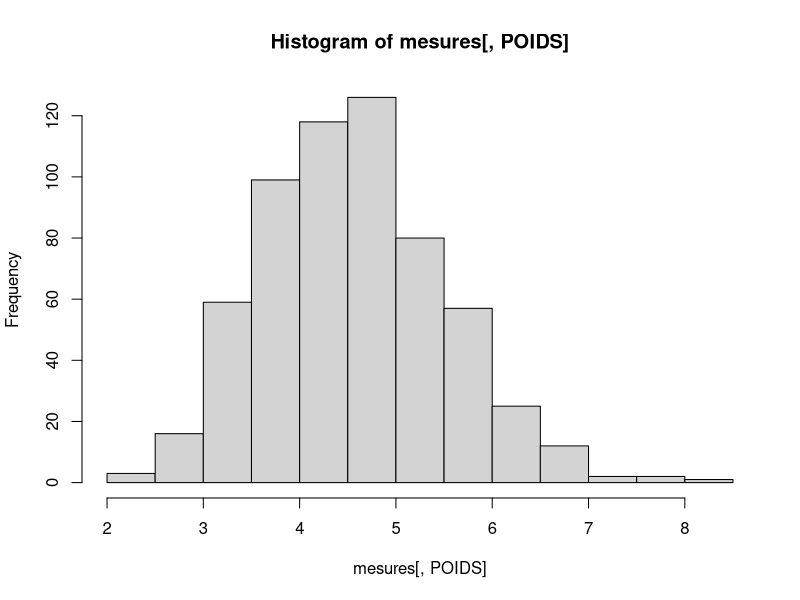
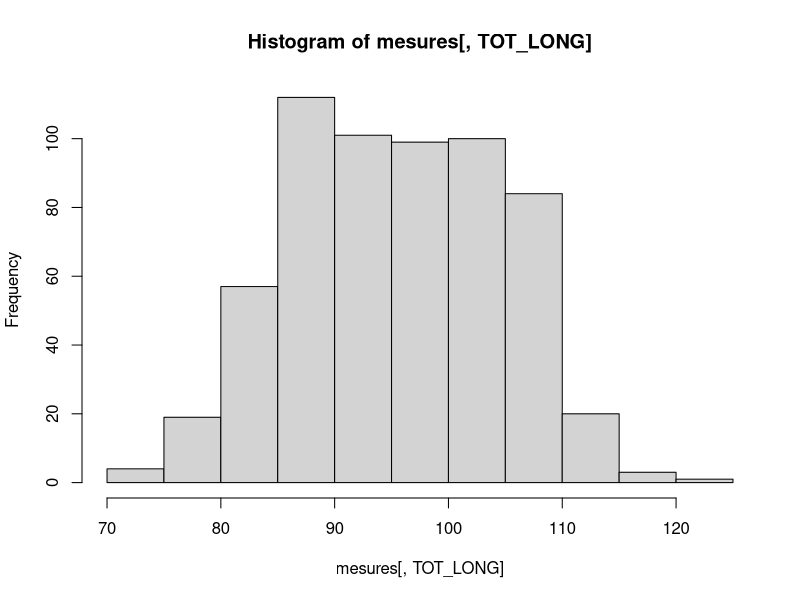
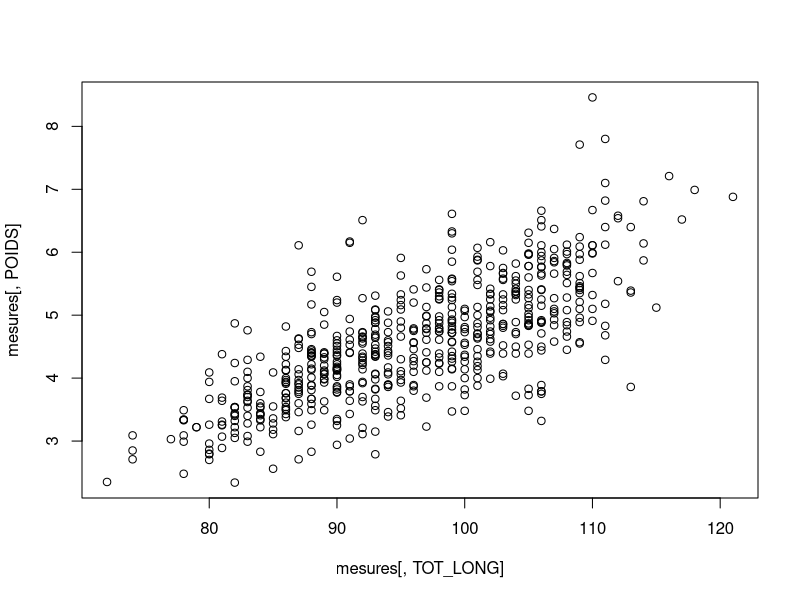
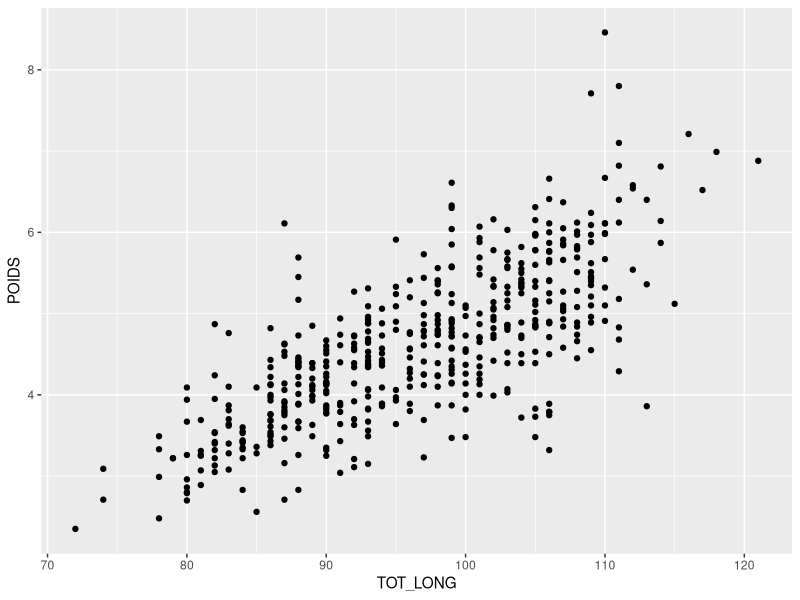
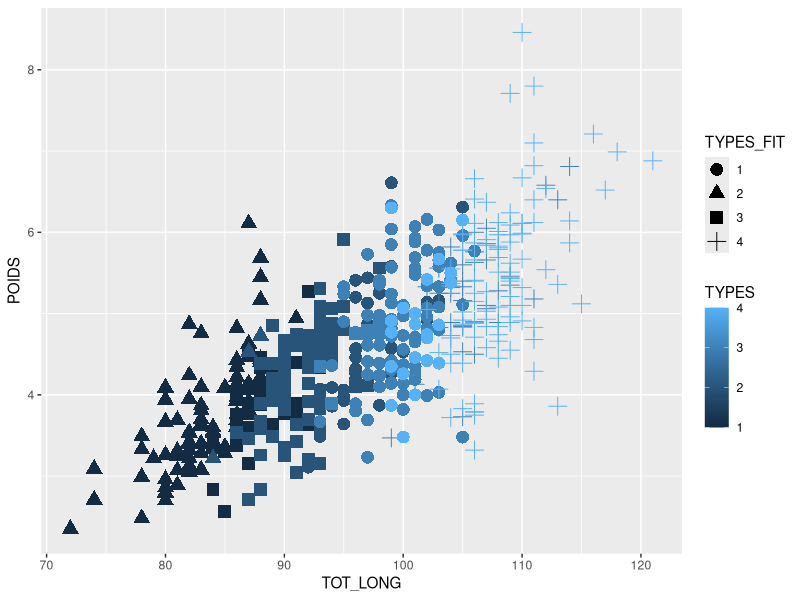
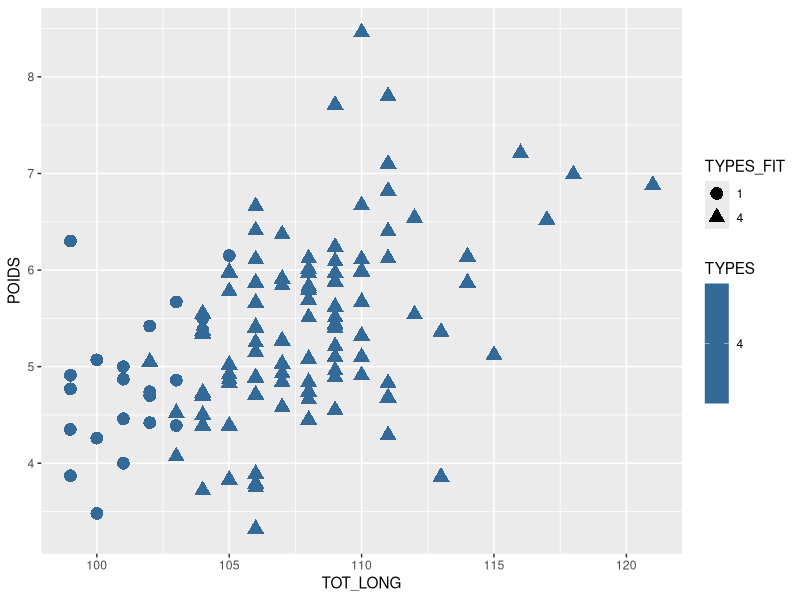

These charts were generated, in order, by the following R code:
require("data.table")

# Lecture du fichier
mesures <- data.table(read.csv(file.path("data", "mesures_01.csv"), sep = ";", dec = ",", header = TRUE))

# Une data.table, c'est comme une dataframe VIP, plus rapide et plus facile à manipuler
# C'est une structure de données, qui est une liste de vecteurs de données. Chaque vecteur peut contenir un type de données particuliler, comme c'est le cas dans notre première série de mesures.
# Affichons les types de chacune de ces colonnes
lapply(mesures, class)

# On peut aussi visualiser la table comme un tableau, car chaque colonne contient le même nombre d'éléments
mesures

# Affichons maintenant les "dimensions" de cette tables (c'est à dire le nombre de lignes et le nombre de colonnes)
dim(mesures)

# Quelle est la somme des poids des ces échantillons?
sum(mesures[,POIDS])

# Affichons la distribution (le nombre d'échantillon par intervalle de poids)
hist(mesures[,POIDS])

# Ajoutons une colonne à notre table, qui contiendra la sommes des longueurs
mesures[,"TOT_LONG"] <- mesures[,LONGUEUR]+mesures[,LARGEUR]+mesures[,EPAISSEUR]

# Affichons la distribution de cette nouvelle mesure
hist(mesures[, TOT_LONG])

# Nous allons maintenant représenter visuellement ces données

# Représentons le poids des graines en fonction de leur long. totales
plot(x=mesures[,TOT_LONG], y=mesures[,POIDS])

# Clustering : c'est l'action de créer des groupes.
# Une fonction R donne accès à un algo de clustering, "kmeans", voyons comment elle fonctionne
help(kmeans)

mesures[,length(POIDS),by=TYPES]

res <- kmeans(mesures[1:500,list(LONGUEUR, LARGEUR, EPAISSEUR)], 4)

output <- mesures[1:500, list(TOT_LONG, POIDS, TYPES)]
# Nous passons les resultats en "facteurs" c.a.d. en texte
output[,"TYPES_FIT"] <- as.factor(res$cluster)

# On explore une library graphique plus sophistiquée ggplot2
require("ggplot2")

ggplot(output, aes(x=TOT_LONG, y=POIDS)) + geom_point()

ggplot(output, aes(x=TOT_LONG, y=POIDS, col=TYPES, shape=TYPES_FIT)) + geom_point(size=4)

# Zoomons sur la premiere catégorie
ggplot(output[TYPES==4], aes(x=TOT_LONG, y=POIDS, col=TYPES, shape=TYPES_FIT)) + geom_point(size=4)

#
table(output[,list(TYPES, TYPES_FIT)])







